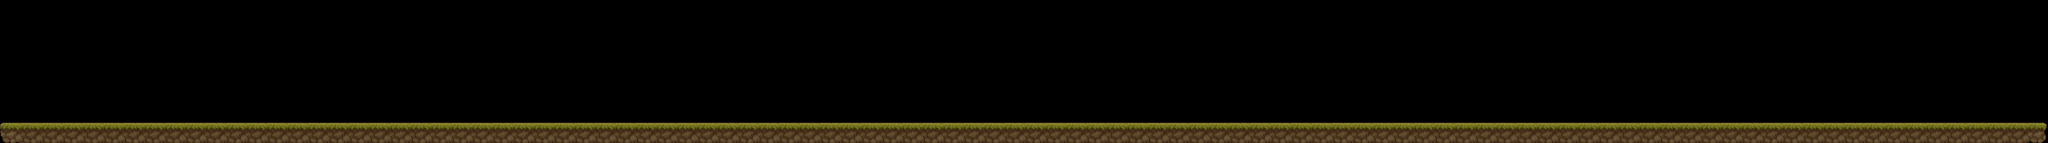

Below is a game level as drawn by its tile map, then a one-line description and the .tmx file that defines it, in full:
An orthogonal 100x7 tile map with 32x32 px tiles, 1 tile layer (Capa de patrones 1).

<map version="1.10" tiledversion="1.11.0" orientation="orthogonal" renderorder="right-down" width="100" height="7" tilewidth="32" tileheight="32" infinite="0" nextlayerid="3" nextobjectid="1">
 <editorsettings>
  <export target="Mapa.csv" format="csv" />
 </editorsettings>
 <tileset firstgid="1" source="TX Tileset Ground.tsx" />
 <layer id="1" name="Capa de patrones 1" width="100" height="7">
  <data encoding="csv">
0,0,0,0,0,0,0,0,0,0,0,0,0,0,0,0,0,0,0,0,0,0,0,0,0,0,0,0,0,0,0,0,0,0,0,0,0,0,0,0,0,0,0,0,0,0,0,0,0,0,0,0,0,0,0,0,0,0,0,0,0,0,0,0,0,0,0,0,0,0,0,0,0,0,0,0,0,0,0,0,0,0,0,0,0,0,0,0,0,0,0,0,0,0,0,0,0,0,0,0,
0,0,0,0,0,0,0,0,0,0,0,0,0,0,0,0,0,0,0,0,0,0,0,0,0,0,0,0,0,0,0,0,0,0,0,0,0,0,0,0,0,0,0,0,0,0,0,0,0,0,0,0,0,0,0,0,0,0,0,0,0,0,0,0,0,0,0,0,0,0,0,0,0,0,0,0,0,0,0,0,0,0,0,0,0,0,0,0,0,0,0,0,0,0,0,0,0,0,0,0,
0,0,0,0,0,0,0,0,0,0,0,0,0,0,0,0,0,0,0,0,0,0,0,0,0,0,0,0,0,0,0,0,0,0,0,0,0,0,0,0,0,0,0,0,0,0,0,0,0,0,0,0,0,0,0,0,0,0,0,0,0,0,0,0,0,0,0,0,0,0,0,0,0,0,0,0,0,0,0,0,0,0,0,0,0,0,0,0,0,0,0,0,0,0,0,0,0,0,0,0,
0,0,0,0,0,0,0,0,0,0,0,0,0,0,0,0,0,0,0,0,0,0,0,0,0,0,0,0,0,0,0,0,0,0,0,0,0,0,0,0,0,0,0,0,0,0,0,0,0,0,0,0,0,0,0,0,0,0,0,0,0,0,0,0,0,0,0,0,0,0,0,0,0,0,0,0,0,0,0,0,0,0,0,0,0,0,0,0,0,0,0,0,0,0,0,0,0,0,0,0,
0,0,0,0,0,0,0,0,0,0,0,0,0,0,0,0,0,0,0,0,0,0,0,0,0,0,0,0,0,0,0,0,0,0,0,0,0,0,0,0,0,0,0,0,0,0,0,0,0,0,0,0,0,0,0,0,0,0,0,0,0,0,0,0,0,0,0,0,0,0,0,0,0,0,0,0,0,0,0,0,0,0,0,0,0,0,0,0,0,0,0,0,0,0,0,0,0,0,0,0,
0,0,0,0,0,0,0,0,0,0,0,0,0,0,0,0,0,0,0,0,0,0,0,0,0,0,0,0,0,0,0,0,0,0,0,0,0,0,0,0,0,0,0,0,0,0,0,0,0,0,0,0,0,0,0,0,0,0,0,0,0,0,0,0,0,0,0,0,0,0,0,0,0,0,0,0,0,0,0,0,0,0,0,0,0,0,0,0,0,0,0,0,0,0,0,0,0,0,0,0,
10,57,57,57,57,57,57,57,57,57,57,57,57,57,57,57,57,57,57,57,57,57,57,57,57,57,57,57,57,57,57,57,57,57,57,57,57,57,57,57,57,57,57,57,57,57,57,57,57,57,57,57,57,57,57,57,57,57,57,57,57,57,57,57,57,57,57,57,57,57,57,57,57,57,57,57,57,57,57,57,57,57,57,57,57,57,57,57,57,57,57,57,57,57,57,57,57,57,57,11
</data>
 </layer>
 <imagelayer id="2" name="Capa de Imagen 1" />
</map>
